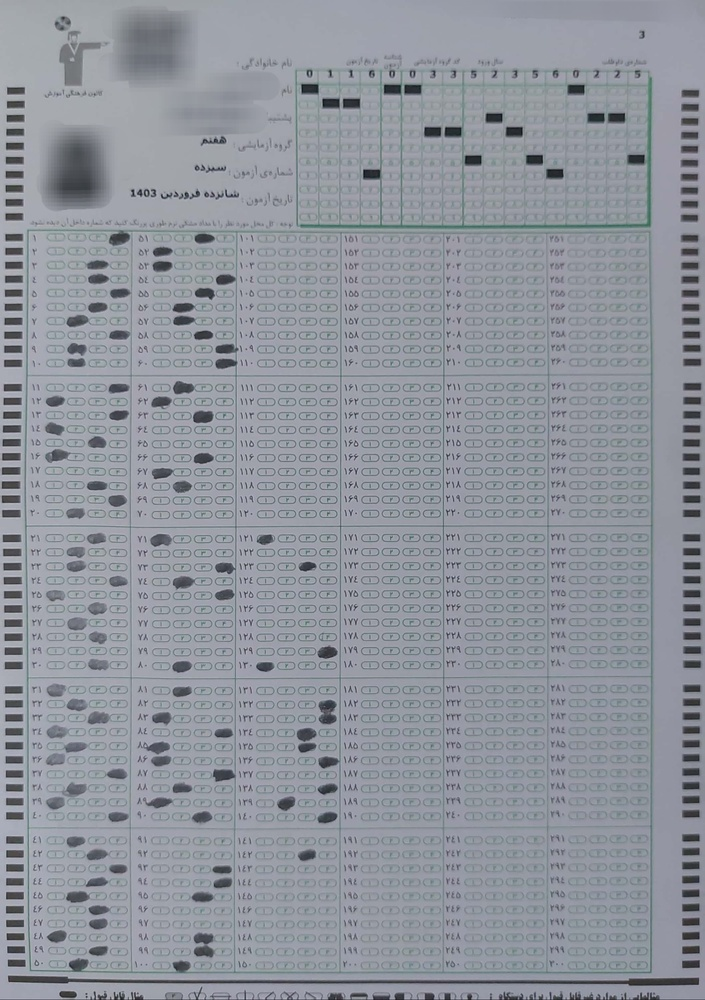
#> input picture sheets/answer_0.jpg, 705 x 1000 px, shrunk from 2118 x 3006 before the run
$ python -i all_bubbles.py   (imports and definitions only)
#> lines starting #> are read from the running program, lines starting #| are printed output that depends on the picture; after the words box and inside, x2 and y2 are one past the last pixel; in counts of white or black regions, pixels touching at a corner belong together
#> further down, picture is the input picture: shape (1000, 705, 3); mean B, G, R 157, 148.5, 143.8
import cv2

import numpy as np


def get_all_bubbles(image):


    gray = cv2.cvtColor(image, cv2.COLOR_BGR2GRAY)


    edges = cv2.Canny(gray, 100, 5)
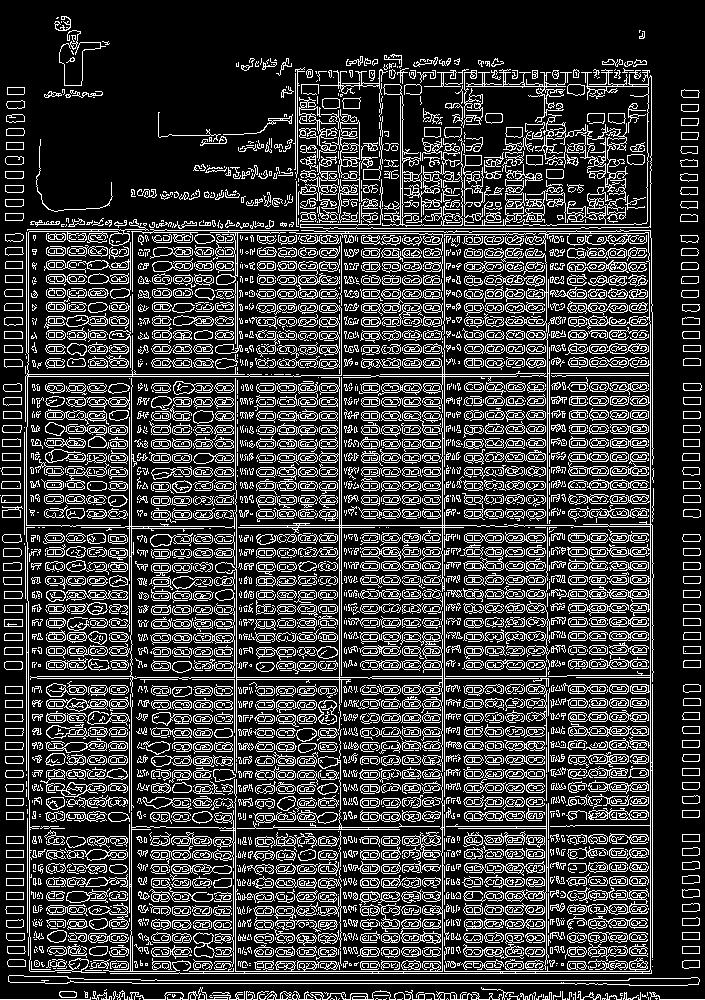
#> edges: shape (1000, 705); 22.4% white in thin lines or dots


    contours, _ = cv2.findContours(edges, cv2.RETR_TREE, cv2.CHAIN_APPROX_SIMPLE)
#> contours = 7124 contours, 4003 with area under 20; largest, box (x1, y1, x2, y2) and area: (103, 229, 654, 974) 4866, (8, 975, 700, 986) 2622, (8, 975, 700, 986) 2610, (300, 69, 652, 229) 1049, (59, 30, 106, 86) 953

    areas = [cv2.contourArea(c) for c in contours]
#> areas = 7124 values, max 4866.5 at index 6291, min 0 at index 0, mean 36.32
    avg = np.average(areas)
#> avg = 36.32

    f_contours = [c for c in contours if cv2.contourArea(c) > avg/3]
#> f_contours = 3578 contours, 457 with area under 20; largest, box (x1, y1, x2, y2) and area: (103, 229, 654, 974) 4866, (8, 975, 700, 986) 2622, (8, 975, 700, 986) 2610, (300, 69, 652, 229) 1049, (59, 30, 106, 86) 953

    def is_round(contour, tol=0.7):

        (x, y), radius = cv2.minEnclosingCircle(contour)


        if radius > 0:
            contour_area = cv2.contourArea(contour)
            circle_area = np.pi * (radius ** 2)


            if abs(contour_area - circle_area) / circle_area < tol and  cv2.contourArea(contour) > avg/2:
                return True
        return False


    round_contours = [contour for contour in f_contours if is_round(contour)]
#> round_contours = 2338 contours, 98 with area under 20; largest, box (x1, y1, x2, y2) and area: (59, 30, 106, 86) 953, (59, 42, 101, 86) 910, (400, 918, 441, 944) 463, (193, 932, 215, 958) 358, (318, 700, 337, 725) 344


    sorted_round_contours = sorted(round_contours, key=lambda contour: cv2.boundingRect(contour)[1])
#> sorted_round_contours has the same summary as round_contours

    def y_overlap(rect1, rect2):
        y1, h1 = rect1[1], rect1[3]
        y2, h2 = rect2[1], rect2[3]
        return not (y1 + h1 < y2 or y2 + h2 < y1)


    filtered_contours = []
    filtered_bounding_boxes = []
    final_contours = []
    i = 0

    while i < len(sorted_round_contours):
        keep_contour = sorted_round_contours[i]
        keep_rect = cv2.boundingRect(keep_contour)
        j = i + 1
        while j < len(sorted_round_contours):
            next_contour = sorted_round_contours[j]
            next_rect = cv2.boundingRect(next_contour)
            if y_overlap(keep_rect, next_rect):

                area1 = cv2.contourArea(keep_contour)
                area2 = cv2.contourArea(next_contour)
                if area1 < area2:
                    keep_contour = next_contour
                    keep_rect = next_rect
            j += 1


        if keep_rect not in filtered_bounding_boxes:
            filtered_contours.append(keep_contour)
            filtered_bounding_boxes.append(keep_rect)


        overlap_detected = False
        while i < len(sorted_round_contours) and y_overlap(keep_rect, cv2.boundingRect(sorted_round_contours[i])):
            i += 1
            overlap_detected = True


        if not overlap_detected:
            i += 1
#> this loop made 134 passes

    areas = [cv2.contourArea(c) for c in filtered_contours]
    aveg = np.average(areas)
    for contour in filtered_contours:
        if cv2.contourArea(contour) > aveg/2:
            final_contours.append(contour)
#> this loop made 56 passes
    #cv2.drawContours(image, final_contours, -1, (255, 0, 255), 2)

    return final_contours

>>> import cv2
>>> picture = cv2.imread('sheets/answer_0.jpg')
>>> result = get_all_bubbles(picture)

$ run again, on sheets/answer_3.jpg
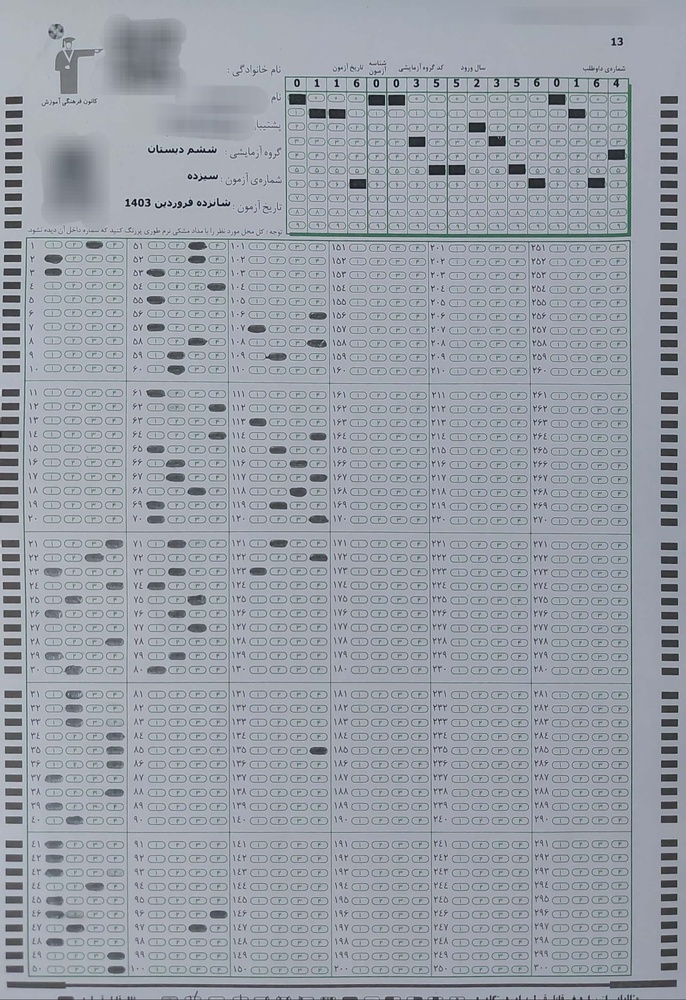
#> input picture sheets/answer_3.jpg, 686 x 1000 px, shrunk from 2060 x 3004 before the run
#> picture is the input picture: shape (1000, 686, 3); mean B, G, R 168.6, 159.5, 153.9
#> in get_all_bubbles, `edges = cv2.Canny(gray, 100, 5)`:
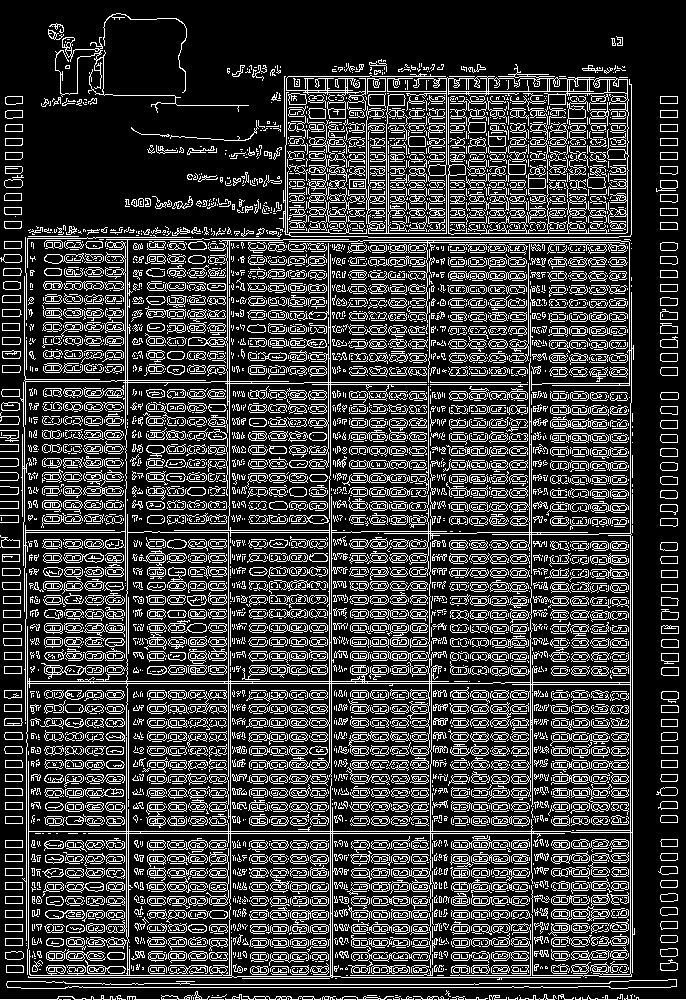
#> edges: shape (1000, 686); 22.5% white in thin lines or dots
#> contours = 8662 contours, 5933 with area under 20; largest, box (x1, y1, x2, y2) and area: (20, 238, 635, 980) 152246, (331, 531, 632, 685) 44116, (430, 682, 631, 833) 29130, (230, 683, 432, 832) 28825, (126, 531, 229, 682) 15130
#> areas = 8662 values, max 152246 at index 4890, min 0 at index 0, mean 56.71
#> avg = 56.71
#> f_contours = 2746 contours, 17 with area under 20; largest, box (x1, y1, x2, y2) and area: (20, 238, 635, 980) 152246, (331, 531, 632, 685) 44116, (430, 682, 631, 833) 29130, (230, 683, 432, 832) 28825, (126, 531, 229, 682) 15130
#> round_contours = 1159 contours; largest, box (x1, y1, x2, y2) and area: (331, 531, 632, 685) 44116, (430, 682, 631, 833) 29130, (230, 683, 432, 832) 28825, (126, 531, 229, 682) 15130, (229, 833, 331, 978) 14366
#> sorted_round_contours has the same summary as round_contours
#> the loop in get_all_bubbles, `while i < len(sorted_round_contours):` made 74 passes
#> the loop in get_all_bubbles, `for contour in filtered_contours:` made 39 passes
#> contour on pass 6: [[660, 208], [660, 215], [677, 215], [677, 208]]

$ run again, on sheets/answer_4.jpg
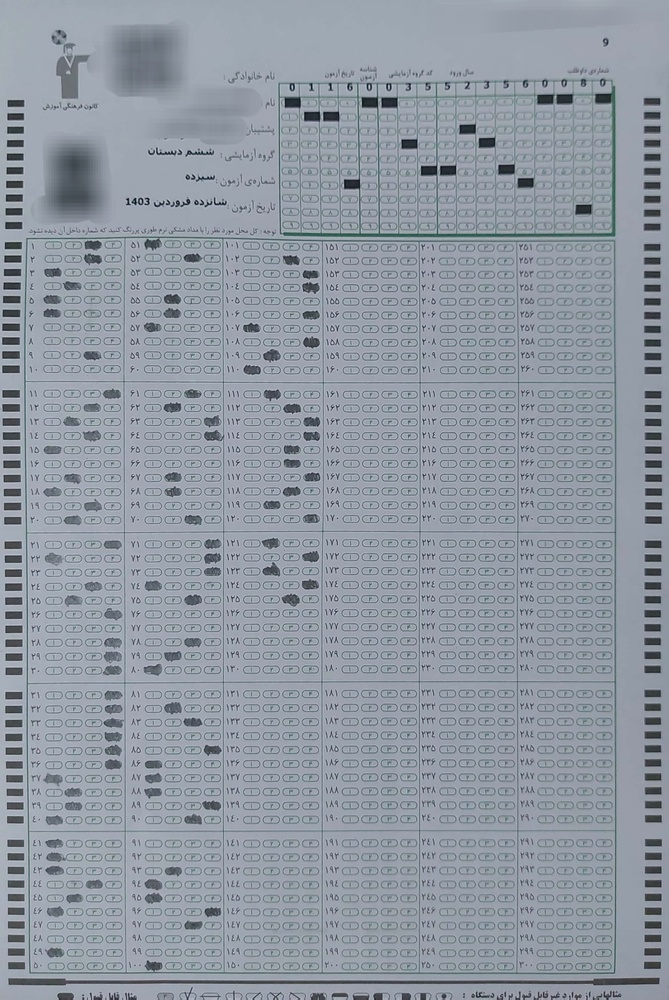
#> input picture sheets/answer_4.jpg, 669 x 1000 px, shrunk from 2020 x 3020 before the run
#> picture is the input picture: shape (1000, 669, 3); mean B, G, R 162.8, 152.6, 144.6
#> in get_all_bubbles, `edges = cv2.Canny(gray, 100, 5)`:
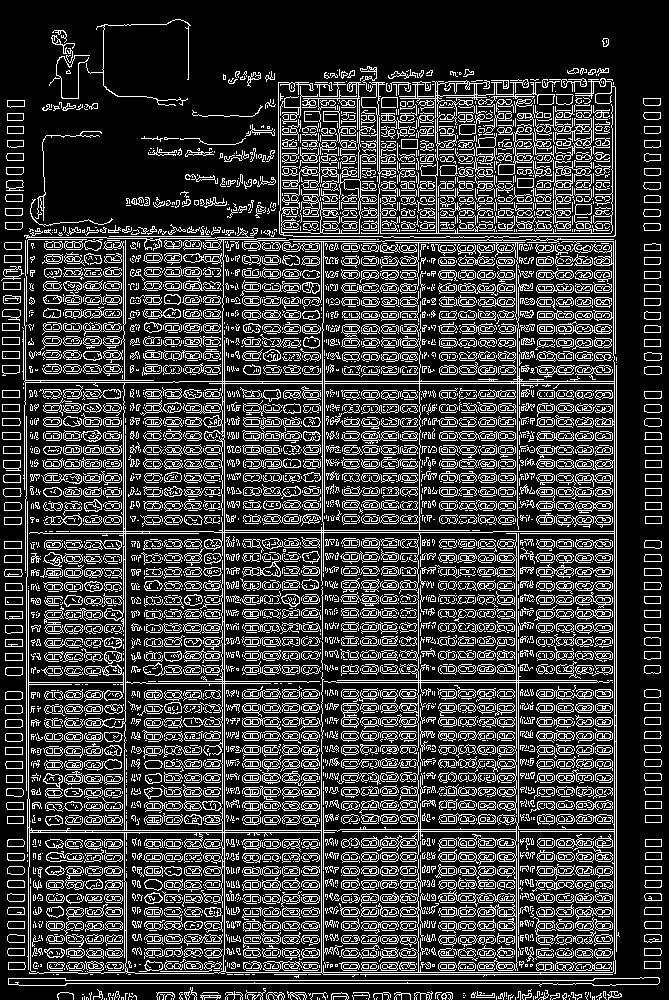
#> edges: shape (1000, 669); 22.8% white in thin lines or dots
#> contours = 8456 contours, 5506 with area under 20; largest, box (x1, y1, x2, y2) and area: (23, 238, 620, 977) 249168, (224, 531, 615, 974) 128205, (323, 383, 615, 533) 28814, (125, 531, 225, 684) 14682, (124, 682, 225, 833) 14652
#> areas = 8456 values, max 249168.5 at index 3241, min 0 at index 0, mean 81.48
#> avg = 81.48
#> f_contours = 1843 contours; largest, box (x1, y1, x2, y2) and area: (23, 238, 620, 977) 249168, (224, 531, 615, 974) 128205, (323, 383, 615, 533) 28814, (125, 531, 225, 684) 14682, (124, 682, 225, 833) 14652
#> round_contours = 847 contours; largest, box (x1, y1, x2, y2) and area: (23, 238, 620, 977) 249168, (224, 531, 615, 974) 128205, (323, 383, 615, 533) 28814, (125, 531, 225, 684) 14682, (124, 682, 225, 833) 14652
#> sorted_round_contours has the same summary as round_contours
#> the loop in get_all_bubbles, `while i < len(sorted_round_contours):` made 8 passes
#> the loop in get_all_bubbles, `for contour in filtered_contours:` made 8 passes
